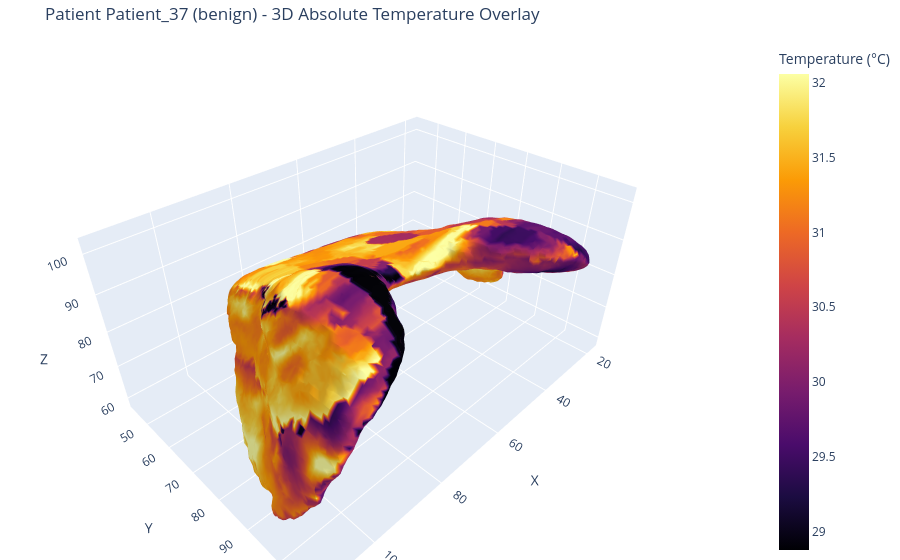

The code cell stored with this chart in its notebook:
### Markdown cell above
## 3D Temperature Reconstruction Overlay (Paper Sec 2.2.5)
Generates smooth 3D geometries, calculates the exact estimated view angle per perspective, and overlays the **RAW absolute temperature values** directly from your TIFFs. Interpolation is applied to perfectly color occluded vertices.

### Code cell
# ════════════════════════════════════════════════════════════════
# 3D TEMPERATURE RECONSTRUCTION (OVERLAY) - RAW TEMPERATURES
# ════════════════════════════════════════════════════════════════
import random
import torch
import math
import numpy as np
import tifffile
import cv2
from pathlib import Path
from scipy.ndimage import gaussian_filter
from scipy.interpolate import griddata
from skimage.measure import marching_cubes
import plotly.graph_objects as go

from models import UNet, Encoder2D, Decoder3D, render_projection, dice_loss
from train import build_patient_groups, PatientDataset

def estimate_view_angle(vol, mask_2d, base_angle, search_range=20, step=1):
    best_angle = base_angle
    min_loss = float('inf')
    for angle in np.arange(base_angle - search_range, base_angle + search_range + step, step):
        th = torch.tensor([angle], device=vol.device, dtype=torch.float32)
        proj = render_projection(vol, th)
        loss = dice_loss(proj, mask_2d)
        if loss.item() < min_loss:
            min_loss = loss.item()
            best_angle = angle
    return best_angle

def reconstruct_3d_temperature_raw(n=1):
    device = torch.device("cuda" if torch.cuda.is_available() else "cpu")
    print(f"Using device: {device}")
    
    unet_ckpt = r"C:\Users\LENOVO THINKPAD T14\Documents\PROPOSAL TA\files\Rodriguez-Guerrero Dataset\Breast Thermography\3D Reconstruction\UNET_Segmentation\breast_segmentation_unet_best_gpu.pth"
    tiff_base = r"C:\Users\LENOVO THINKPAD T14\Documents\PROPOSAL TA\files\Rodriguez-Guerrero Dataset\Breast Thermography\3D Reconstruction\data\organized_by_patient"
    ckpt_path = Path(r"C:\Users\LENOVO THINKPAD T14\Documents\PROPOSAL TA\files\Rodriguez-Guerrero Dataset\Breast Thermography\3D Reconstruction\UNET_Segmentation\3DBreastnet\checkpoints_3d\3dbreastnet_best.pth")
    
    if not ckpt_path.exists():
        print(f"Error: No trained model found at {ckpt_path}.")
        return
        
    print("Loading models...")
    unet = UNet().to(device)
    unet.load_state_dict(torch.load(unet_ckpt, map_location=device, weights_only=False))
    unet.eval()
    
    ckpt = torch.load(ckpt_path, map_location=device, weights_only=False)
    enc = Encoder2D().to(device)
    dec = Decoder3D().to(device)
    enc.load_state_dict(ckpt["enc"])
    dec.load_state_dict(ckpt["dec"])
    enc.eval(); dec.eval()
    
    groups = build_patient_groups(tiff_base)
    if len(groups) == 0: return
    
    selected = random.sample(groups, min(n, len(groups)))
    dataset = PatientDataset(selected, unet, device)
    
    val_angles = [-90., -45., 0., 45., 90.]
    view_keys = ["RL", "RO", "F", "LO", "LL"]
    
    for i in range(len(dataset)):
        item = dataset[i]
        pid, label = item["patient_id"], item["label"]
        m5 = item["masks_5ch"].unsqueeze(0).to(device)
        
        # Load the original patient group to access RAW TIFFs
        patient_group = next(g for g in groups if g.patient_id == pid)
        
        print(f"\nProcessing Patient {pid}...")
        
        # 1. Generate 3D Silhouette
        with torch.no_grad(), torch.amp.autocast("cuda", enabled=torch.cuda.is_available()):
            vol = dec(enc(m5))
        vol = vol.float()
        vol_np = vol[0, 0].cpu().numpy()
        
        # Apply Gaussian filter to smooth the blocky voxel boundaries (removes physical geometric noise)
        vol_np_smooth = gaussian_filter(vol_np, sigma=1.0)
        
        try:
            verts, faces, normals, values = marching_cubes(vol_np_smooth, level=0.5)
        except ValueError:
            print(f"Could not generate mesh for {pid}.")
            continue
            
        V_z = (verts[:, 0] / 63.5) - 1.0
        V_y = (verts[:, 1] / 63.5) - 1.0
        V_x = (verts[:, 2] / 63.5) - 1.0
        
        N_z, N_y, N_x = normals[:, 0], normals[:, 1], normals[:, 2]
        
        vertex_temperatures = np.zeros(len(verts))
        vertex_weights = np.zeros(len(verts))
        
        # 2. Estimate View Angles and Project Temperatures
        for v_idx in range(5):
            mask_2d = m5[:, v_idx:v_idx+1]
            base_angle = val_angles[v_idx]
            view_key = view_keys[v_idx]
            
            # Load the RAW Unnormalized TIFF
            tiff_path = patient_group.views[view_key]
            raw_thermal = tifffile.imread(str(tiff_path)).astype(np.float32)
            raw_thermal = cv2.resize(raw_thermal, (256, 256))
            
            best_angle = estimate_view_angle(vol, mask_2d, base_angle)
            print(f"  View {view_key} | Base: {base_angle}° -> Estimated: {best_angle:.1f}°")
            
            rad = best_angle * math.pi / 180.0
            c, s = math.cos(rad), math.sin(rad)
            
            X_cam = c * V_x - s * V_z
            Y_cam = V_y
            Z_cam = s * V_x + c * V_z
            
            NZ_cam = s * N_x + c * N_z
            visible_mask = NZ_cam < 0
            
            pixel_x = np.clip(((X_cam + 1.0) / 2.0) * 255, 0, 255).astype(int)
            pixel_y = np.clip(((Y_cam + 1.0) / 2.0) * 255, 0, 255).astype(int)
            
            # Background masking using the trained U-Net mask
            mask_np = mask_2d[0, 0].cpu().numpy()
            mask_np_256 = cv2.resize(mask_np, (256, 256), interpolation=cv2.INTER_NEAREST)
            
            for v_i in range(len(verts)):
                if visible_mask[v_i]:
                    px, py = pixel_x[v_i], pixel_y[v_i]
                    
                    # Only project if the pixel is actually classified as breast tissue in the mask!
                    if mask_np_256[py, px] > 0.5:
                        temp_val = raw_thermal[py, px]
                        vertex_temperatures[v_i] += temp_val
                        vertex_weights[v_i] += 1
                        
        # 3. Average valid temperatures
        valid_mask = vertex_weights > 0
        final_temperatures = np.zeros(len(verts))
        final_temperatures[valid_mask] = vertex_temperatures[valid_mask] / vertex_weights[valid_mask]
        
        # 4. Fill in missing spots (Z-fighting / occluded vertices) using Nearest Neighbor
        invalid_mask = ~valid_mask
        if np.any(invalid_mask) and np.any(valid_mask):
            valid_points = verts[valid_mask]
            valid_values = final_temperatures[valid_mask]
            invalid_points = verts[invalid_mask]
            # Interpolate missing vertices from the closest valid vertices
            filled_values = griddata(valid_points, valid_values, invalid_points, method='nearest')
            final_temperatures[invalid_mask] = filled_values
            
        t_min = np.percentile(final_temperatures, 2)
        t_max = np.percentile(final_temperatures, 98)
        
        fig = go.Figure(data=[
            go.Mesh3d(
                x=verts[:, 2], y=verts[:, 1], z=verts[:, 0],
                i=faces[:, 0], j=faces[:, 1], k=faces[:, 2],
                colorscale='Inferno',
                intensity=final_temperatures,
                cmin=t_min, cmax=t_max,
                showscale=True,
                colorbar_title="Temperature (°C)"
            )
        ])
        fig.update_layout(
            title=f"Patient {pid} ({label}) - 3D Absolute Temperature Overlay",
            scene=dict(xaxis_title='X', yaxis_title='Y', zaxis_title='Z', aspectmode='data'),
            margin=dict(l=0, r=0, b=0, t=40)
        )
        fig.show()

# Run for 1 patient
reconstruct_3d_temperature_raw(n=1)

### Figure 1 — Plotly figure (JSON) as saved in the notebook; plotly's stock layout.template omitted (floating-point values rounded to 4 significant figures; data arrays with more than 128 entries replaced by an {"elided": "..."} marker saying what was removed)
{"data": [{"cmax": 32.06, "cmin": 28.88, "colorbar": {"title": {"text": "Temperature (°C)"}}, "colorscale": [[0, "#000004"], [0.1111, "#1b0c41"], [0.2222, "#4a0c6b"], [0.3333, "#781c6d"], [0.4444, "#a52c60"], [0.5556, "#cf4446"], [0.6667, "#ed6925"], [0.7778, "#fb9b06"], [0.8889, "#f7d13d"], [1, "#fcffa4"]], "i": {"elided": "34536 int values"}, "intensity": {"elided": "17270 float values"}, "j": {"elided": "34536 int values"}, "k": {"elided": "34536 int values"}, "showscale": true, "type": "mesh3d", "x": {"elided": "17270 float values"}, "y": {"elided": "17270 float values"}, "z": {"elided": "17270 float values"}}], "layout": {"margin": {"b": 0, "l": 0, "r": 0, "t": 40}, "scene": {"aspectmode": "data", "xaxis": {"title": {"text": "X"}}, "yaxis": {"title": {"text": "Y"}}, "zaxis": {"title": {"text": "Z"}}}, "title": {"text": "Patient Patient_37 (benign) - 3D Absolute Temperature Overlay"}}}
